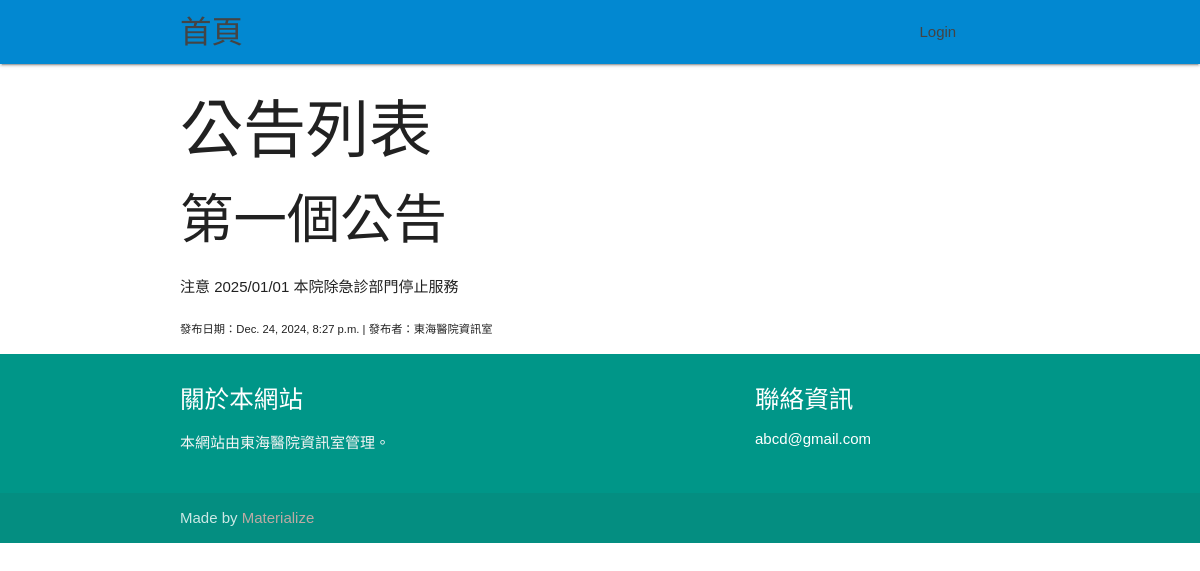
Screenshot of /appointments/announcements/ with the database file from the repository.
### appointments/models.py (models this page shows, shortened)
class Announcement(models.Model):
    title = models.CharField(max_length=200, verbose_name="公告標題")
    content = models.TextField(verbose_name="公告內容")
    date = models.DateTimeField(default=now, verbose_name="公告日期")
    author = models.CharField(max_length=100, verbose_name="公告發布者")

### appointments/views.py (the view)
# urls.py: path('announcements/', views.announcement_list, name='announcement_list'),
def announcement_list(request):
    announcements = Announcement.objects.order_by('-date')
    return render(request, 'announcements/announcement_list.html', {'announcements': announcements})

### appointments/templates/announcements/announcement_list.html
{% extends 'base.html' %}
{% block content %}
    <h1>公告列表</h1>
    <ul>
        {% for announcement in announcements %}
        <li>
            <h2>{{ announcement.title }}</h2>
            <p>{{ announcement.content }}</p>
            <small>發布日期：{{ announcement.date }} | 發布者：{{ announcement.author }}</small>
        </li>
        {% endfor %}
    </ul>
{% endblock %}

### static/css/style.css (style rules this page uses)
body { font-family: 'Noto Sans TC', sans-serif !important; }
p { line-height: 2rem; }

### rows the page displays
Announcement: title "第一個公告", content "注意 2025/01/01 本院除急診部門停止服務", date "Dec. 24, 2024, 8:27 p.m.", author "東海醫院資訊室"
